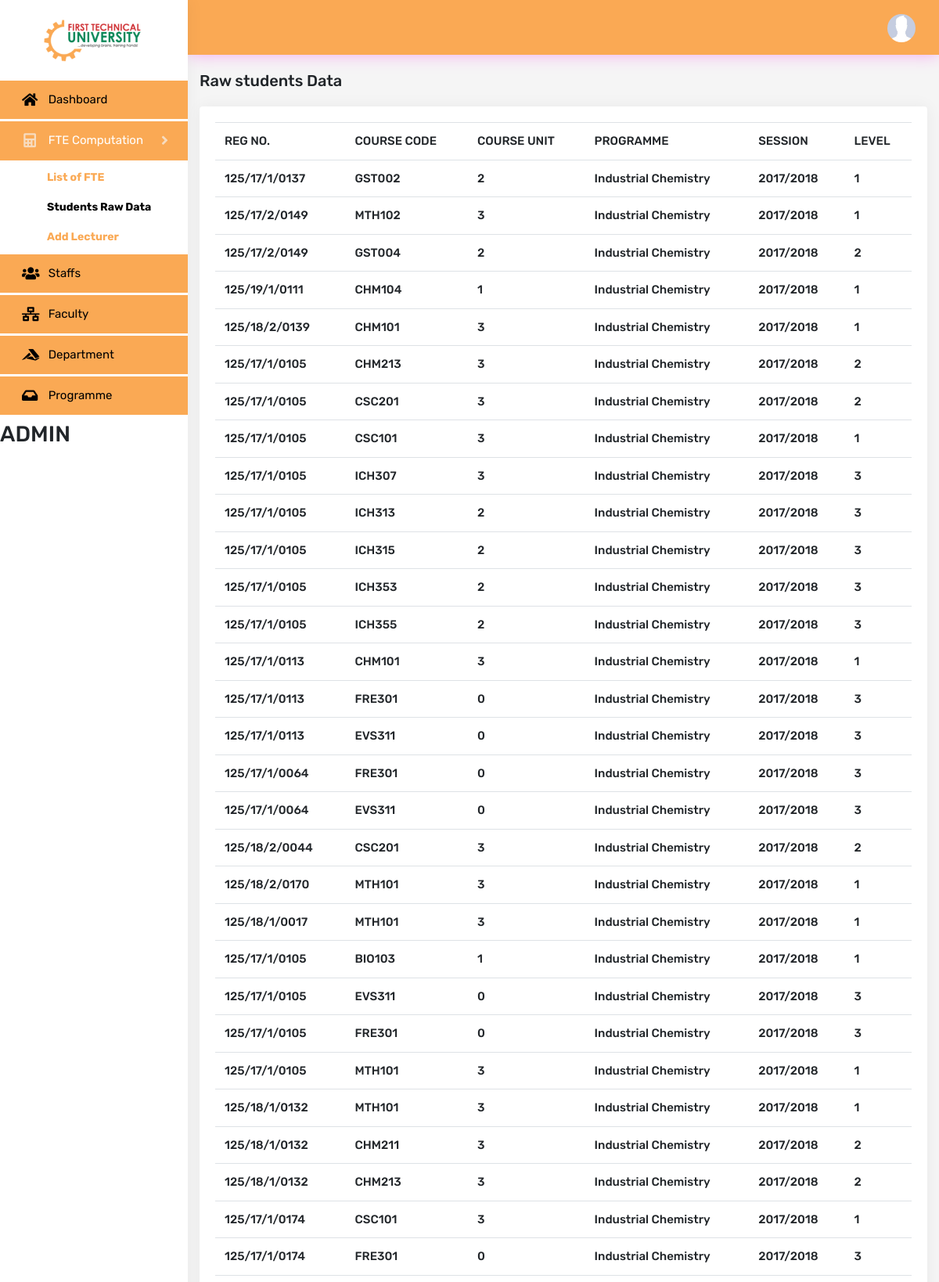
The page /student_raw_data/ (signed in, upper part) on the database its author committed.
### computation/models.py (models this page shows, shortened)
class Staff(models.Model):
    user = models.OneToOneField(
        User, on_delete=models.CASCADE, null=True, blank=True)
    name = models.CharField(max_length=200, null=True)
    staff_No = models.CharField(max_length=200, null=True)
    programme = models.ForeignKey(
        Programme, on_delete=models.CASCADE, null=True)
    faculty = models.ForeignKey(Faculty, on_delete=models.CASCADE, null=True)
    phone = models.CharField(max_length=200, null=True)
    email = models.CharField(max_length=200, null=True)
    profile_pic = models.ImageField(
        default='defult.jpg', null=True, blank=True)
    date_created = models.DateTimeField(auto_now_add=True, null=True)

class Student(models.Model):
    reg_no = models.CharField(max_length=200, null=True)
    course_code = models.CharField(max_length=200, null=True)
    course_unit = models.IntegerField(default=0, null=True, blank=True)
    programme = models.CharField(max_length=200, null=True)
    programme_for_courses = models.CharField(max_length=200, null=True)
    programme_student = models.CharField(max_length=200, null=True)
    owner = models.CharField(max_length=200, null=True)
    semester = models.CharField(max_length=200, null=True)
    session = models.CharField(max_length=200, null=True)
    level = models.IntegerField(default=0, null=True, blank=True)

### computation/decorators.py (the view)
        def wrapper_func(request, *args, **kwargs):
            if request.user.is_authenticated:
                if request.user.groups.filter(name__in=groups).exists() :
                    return view_func(request, *args, **kwargs)
                else:
                    return HttpResponse('you are not authentecated to view this page')

### computation/views.py (called while the page is built)
@restrict_access_to_groups(['ADMIN'])
@login_required(login_url='login')
def rawDatePage(request):
    students_list = Student.objects.all()
    page = request.GET.get('Page', 1)
    paginator = Paginator(students_list, 50)
    try:
        students = paginator.page(page)
    except PageNotAnInteger:
        students = paginator.page(1)
    except EmptyPage:
        students = paginator.page(paginator.num_pages)
    context = {
        'students': students,
    }
    return render(request, 'computation/raw_data.html', context)

### computation/templates/computation/raw_data.html (shortened to what this page needs)
{% extends 'computation/main.html' %}
{% block content %}
<div class="row">
    <div class="col-sm-12">
        <div class="page-title-box">
            <h4 class="page-title">Raw students Data</h4>
        </div>
    </div>
</div>
<div class="row">
    <div class="col">
        <div class="card card-body">
            <div class="table-responsive">
            <table class="table">
                <tr>
                    <th>REG NO.</th>
                    <th>COURSE CODE</th>
                    <th>COURSE UNIT</th>
                    <th>PROGRAMME</th>
                    <th>SESSION</th>
                    <th>LEVEL</th>
                </tr>
                {% for student in students %}
                <tr>
                    <th>{{student.reg_no}}</th>
                    <th>{{student.course_code}}</th>
                    <th>{{student.course_unit}}</th>
                    <th>{{student.programme}}</th>
                    <th>{{student.session}}</th>
                    <th>{{student.level}}</th>
                </tr>
                {% endfor %}
            </table>
        </div>
        </div>
    </div>
</div>
{% endblock %}

### computation/templates/computation/leftSideBar.html (shortened to what this page needs)
{% load static %}
<div class="left side-menu">
    <div class="topbar-left">
        <div class="text-center">
            <a href="{% url 'dashboard' %}" class="logo"><img src="{% static 'images/techu_logo.png' %}" height="55" alt="logo"></a>
        </div>
    </div>
    <div class="sidebar-inner slimscrollleft">
        <div id="sidebar-menu">
            <ul>
                {% ifequal  request.user.groups.all.0.name "ADMIN" %}
                <li>
                    <a href="{% url 'dashboard' %}" class="waves-effect">
                        <i class="fas fa-home"></i>
                        <span> Dashboard</span>
                    </a>
                </li>
                <li class="has_sub">
                    <a href="javascript:void(0);" class="waves-effect"><i class="fas fa-calculator"></i><span> FTE Computation </span> <span class="float-right"><i class="fas fa-angle-right"></i></span></a>
                    <ul class="list-unstyled">
                        <li><a href="{% url 'ftepage' %}">List of FTE </a></li>
                        <li><a href="{% url 'studRaw' %}">Students Raw Data</a></li>
                        <li><a href="{% url 'lecturerPage' %}">Add Lecturer</a></li>
                    </ul>
                </li>
                <li>
                    <a href="{% url 'staff' %}" class="waves-effect"><i class="fas fa-users"></i><span> Staffs </span></a>
                </li>
                <li>
                    <a href="{% url 'faculty' %}" class="waves-effect">
                        <i class="fas fa-network-wired"></i>
                        <span>Faculty</span>
                    </a>
                </li>
                <li>
                    <a href="{% url 'deptPage' %}" class="waves-effect">
                        <i class="fab fa-accusoft"></i>
                        <span>Department</span>
                    </a>
                </li>
                <li>
                    <a href="{% url 'programme' %}" class="waves-effect">
                        <i class="fas fa-inbox"></i>
                        <span>Programme</span>
                    </a>
                </li>
                {% endifequal %}
                <h3>{{request.user.groups.all.0.name}}</h3>
        </div>
    </div>
</div>

### computation/templates/computation/topBar.html (shortened to what this page needs)
<div class="topbar">
    <nav class="navbar-custom">
        <ul class="list-inline float-right mb-0">
            <li class="list-inline-item dropdown notification-list">
                <a class="nav-link dropdown-toggle arrow-none waves-effect nav-user" data-toggle="dropdown" href="#" role="button"
                   aria-haspopup="false" aria-expanded="false">
                    <img src="{{request.user.staff.profile_pic.url}}" alt="user" class="rounded-circle">
                </a>
            </li>
        </ul>
        <div class="clearfix"></div>
    </nav>
</div>

### static/css/style.css (style rules this page uses)
body { background: #f5f5f5; font-family: "Rubik", sans-serif; margin: 0; font-size: 15px; }
html { overflow-x: hidden; position: relative; min-height: 100%; background: #ffffff; }
h1, h2, h3, h4, h5, h6 { margin: 10px 0; }
h3 { line-height: 30px; }
h4 { line-height: 22px; }
* { outline: none !important; }
.waves-effect { position: relative; cursor: pointer; display: inline-block; overflow: hidden; -webkit-user-select: none; -moz-user-select: none; -ms-user-select: none; user-select: none; -webkit-tap-highlight-color: transparent; vertical-align: middle; z-index: 1; will-change: opacity, transform; -webkit-transition: all 0.3s ease-out; transition: all 0.3s ease-out; }
.card { border: none; -webkit-box-shadow: 1px 0px 20px rgba(0, 0, 0, 0.05); box-shadow: 1px 0px 20px rgba(0, 0, 0, 0.05); }
.table { margin-bottom: 10px; }
th { font-weight: 500; }
.logo { color: #2d3b48 !important; font-size: 20px; font-weight: 700; letter-spacing: .03em; line-height: 100px; text-transform: uppercase; }
.navbar-custom { background-color: #FAA954; border: none; margin: -20px -25px 0 -25px; -webkit-box-shadow: 1px 0px 20px #f5a9ed; box-shadow: 1px 0px 20px #f5a9ed; }
.notification-list { margin: 0 !important; }
.notification-list .nav-link { padding: 0 15px; line-height: 70px; }
.nav-user { margin: 0 15px 0 0; }
.nav-user img { height: 36px; width: 36px; }
.arrow-none:after { border: none; margin: 0; display: none; }
.side-menu { bottom: 0; top: 0; width: 240px; -webkit-transition: all 0.4s ease-in-out; transition: all 0.4s ease-in-out; background: #ffffff; position: absolute; z-index: 99; -webkit-box-shadow: 1px 0px 20px rgba(0, 0, 0, 0.05); box-shadow: 1px 0px 20px rgba(0, 0, 0, 0.05); }
body.fixed-left .side-menu.left { bottom: 50px; height: 100%; margin-bottom: -70px; margin-top: 0; padding-bottom: 70px; position: fixed; }
.sidebar-inner { height: 100%; }
#sidebar-menu, #sidebar-menu ul, #sidebar-menu li, #sidebar-menu a { border: 0; font-weight: normal; line-height: 1; list-style: none; margin: 0; padding: 0; position: relative; text-decoration: none; }
#sidebar-menu { background-color: #ffffff; padding-bottom: 50px; width: 100%; }
#sidebar-menu ul ul { display: none; }
#sidebar-menu ul ul li { border-top: 0; }
#sidebar-menu ul ul li.active a { color: #000000; }
#sidebar-menu ul ul a { font-weight: bold; color: #FAA954; display: block; padding: 12px 25px 12px 60px; font-size: 14px; }
#sidebar-menu > ul > li > a { color: #000000; display: block; padding: 16px 25px; margin: 3px 0; background-color: #FAA954; }
#sidebar-menu > ul > li > a span i { font-size: 18px; line-height: 16px; }
#sidebar-menu > ul > li.nav-active > a { background-color: #ffa341; }
#sidebar-menu > ul > li > a > span { vertical-align: middle; }
#sidebar-menu > ul > li > a > i { display: inline-block; font-size: 18px; line-height: 17px; margin-left: 3px; margin-right: 10px; text-align: center; vertical-align: middle; width: 20px; color: #000000; }
#sidebar-menu > ul > li > a.active { color: #ffffff; background-color: #FAA954; }
#sidebar-menu > ul > li > a.active i { color: #f5f5f5ab; }
#sidebar-menu > ul > li.nav-active > ul { display: block; }
.page-title-box { padding: 22px 0; }
.page-title-box .page-title { font-size: 20px; margin-bottom: 0; margin-top: 0; }

### rows shown on the page
Student: reg_no "125/17/1/0137", course_code "GST002", course_unit "2", programme "Industrial Chemistry", session "2017/2018", level "1"
Student: reg_no "125/17/2/0149", course_code "MTH102", course_unit "3", programme "Industrial Chemistry", session "2017/2018", level "1"
Student: reg_no "125/17/2/0149", course_code "GST004", course_unit "2", programme "Industrial Chemistry", session "2017/2018", level "2"
Student: reg_no "125/19/1/0111", course_code "CHM104", course_unit "1", programme "Industrial Chemistry", session "2017/2018", level "1"
Student: reg_no "125/18/2/0139", course_code "CHM101", course_unit "3", programme "Industrial Chemistry", session "2017/2018", level "1"
Student: reg_no "125/17/1/0105", course_code "CHM213", course_unit "3", programme "Industrial Chemistry", session "2017/2018", level "2"
Student: reg_no "125/17/1/0105", course_code "CSC201", course_unit "3", programme "Industrial Chemistry", session "2017/2018", level "2"
Student: reg_no "125/17/1/0105", course_code "CSC101", course_unit "3", programme "Industrial Chemistry", session "2017/2018", level "1"
Student: reg_no "125/17/1/0105", course_code "ICH307", course_unit "3", programme "Industrial Chemistry", session "2017/2018", level "3"
Student: reg_no "125/17/1/0105", course_code "ICH313", course_unit "2", programme "Industrial Chemistry", session "2017/2018", level "3"
Student: reg_no "125/17/1/0105", course_code "ICH315", course_unit "2", programme "Industrial Chemistry", session "2017/2018", level "3"
Student: reg_no "125/17/1/0105", course_code "ICH353", course_unit "2", programme "Industrial Chemistry", session "2017/2018", level "3"
Student: reg_no "125/17/1/0105", course_code "ICH355", course_unit "2", programme "Industrial Chemistry", session "2017/2018", level "3"
Student: reg_no "125/17/1/0113", course_code "CHM101", course_unit "3", programme "Industrial Chemistry", session "2017/2018", level "1"
Student: reg_no "125/17/1/0113", course_code "FRE301", course_unit "0", programme "Industrial Chemistry", session "2017/2018", level "3"
Student: reg_no "125/17/1/0113", course_code "EVS311", course_unit "0", programme "Industrial Chemistry", session "2017/2018", level "3"
Student: reg_no "125/17/1/0064", course_code "FRE301", course_unit "0", programme "Industrial Chemistry", session "2017/2018", level "3"
Student: reg_no "125/17/1/0064", course_code "EVS311", course_unit "0", programme "Industrial Chemistry", session "2017/2018", level "3"
Student: reg_no "125/18/2/0044", course_code "CSC201", course_unit "3", programme "Industrial Chemistry", session "2017/2018", level "2"
Student: reg_no "125/18/2/0170", course_code "MTH101", course_unit "3", programme "Industrial Chemistry", session "2017/2018", level "1"
Student: reg_no "125/18/1/0017", course_code "MTH101", course_unit "3", programme "Industrial Chemistry", session "2017/2018", level "1"
Student: reg_no "125/17/1/0105", course_code "BIO103", course_unit "1", programme "Industrial Chemistry", session "2017/2018", level "1"
Student: reg_no "125/17/1/0105", course_code "EVS311", course_unit "0", programme "Industrial Chemistry", session "2017/2018", level "3"
Student: reg_no "125/17/1/0105", course_code "FRE301", course_unit "0", programme "Industrial Chemistry", session "2017/2018", level "3"
Student: reg_no "125/17/1/0105", course_code "MTH101", course_unit "3", programme "Industrial Chemistry", session "2017/2018", level "1"
Student: reg_no "125/18/1/0132", course_code "MTH101", course_unit "3", programme "Industrial Chemistry", session "2017/2018", level "1"
Student: reg_no "125/18/1/0132", course_code "CHM211", course_unit "3", programme "Industrial Chemistry", session "2017/2018", level "2"
Student: reg_no "125/18/1/0132", course_code "CHM213", course_unit "3", programme "Industrial Chemistry", session "2017/2018", level "2"
Student: reg_no "125/17/1/0174", course_code "CSC101", course_unit "3", programme "Industrial Chemistry", session "2017/2018", level "1"
Student: reg_no "125/17/1/0174", course_code "FRE301", course_unit "0", programme "Industrial Chemistry", session "2017/2018", level "3"

### other values the page prints
{{ request.user.groups.all.0.name }} "ADMIN"
